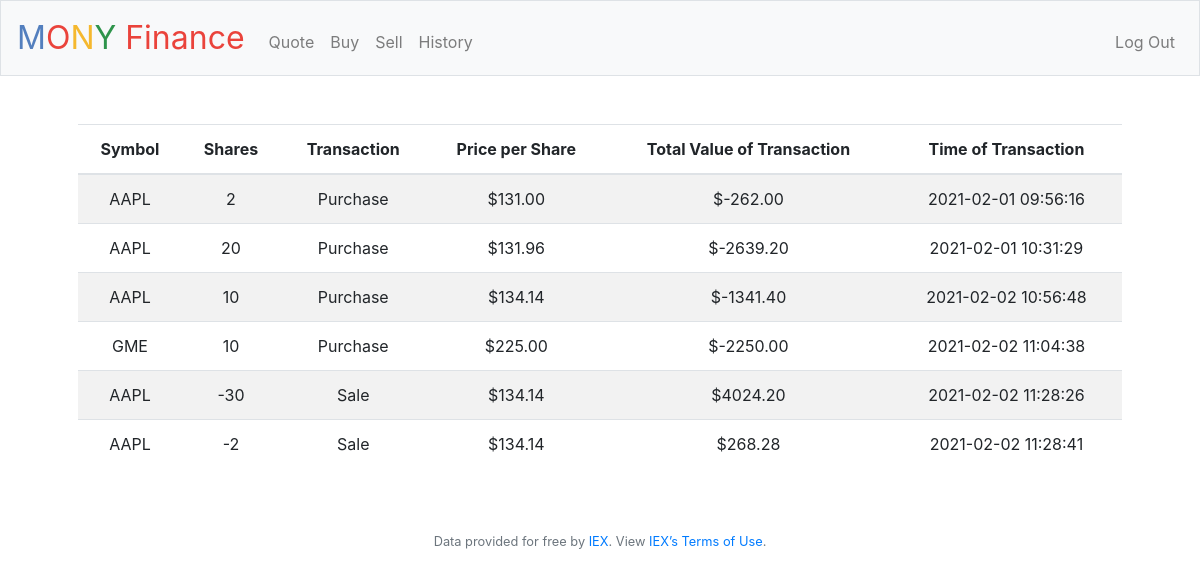
Page /history (signed in) on the earlier database version.
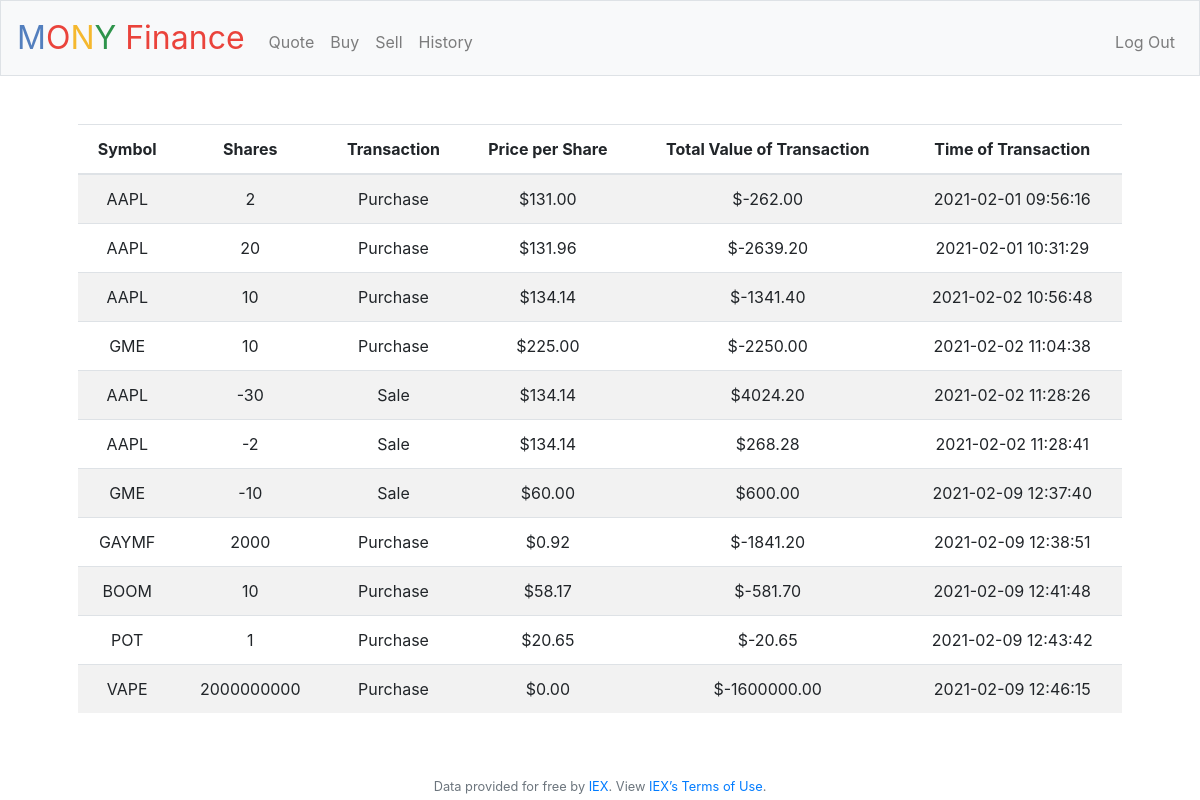
Same page on the later database version.
### tables this page shows
CREATE TABLE 'purchases' ('user_id' integer, 'symbol' text, 'price' real, 'time' text, 'shares' integer,'sold' boolean NOT NULL DEFAULT 'True');

### application.py (the view)
@app.route("/history")
@login_required
def history():
    rows = db.execute("SELECT symbol, price, shares, time, sold FROM purchases WHERE user_id == ?", session["user_id"])
    sold = list()
    return render_template("history.html", rows = rows)

### application.py (called while the page is built)
@app.after_request
def after_request(response):
    response.headers["Cache-Control"] = "no-cache, no-store, must-revalidate"
    response.headers["Expires"] = 0
    response.headers["Pragma"] = "no-cache"
    return response

### helpers.py (called while the page is built)
def login_required(f):
    @wraps(f)
    def decorated_function(*args, **kwargs):
        if session.get("user_id") is None:
            return redirect("/login")
        return f(*args, **kwargs)
    return decorated_function

### templates/history.html (shortened to what this page needs)
{% extends "layout.html" %}
{% block main %}
    <table class="table table-striped">
        <thead>
            <tr>
                <th>Symbol</th>
                <th>Shares</th>
                <th>Transaction</th>
                <th>Price per Share</th>
                <th>Total Value of Transaction</th>
                <th>Time of Transaction</th>
            </tr>
        </thead>
        <tbody>
            {% for row in rows %}
               <tr>
                   <td>{{ row["symbol"] }}</td>
                   <td>{{ row["shares"] }}</td>
                   <td>
                        {% if row["sold"] == 0 %}
                           {{ "Purchase" }}
                        {% endif %}
                        {% if row["sold"] == 1 %}
                           {{ "Sale" }}
                        {% endif %}
                   </td>
                   <td>{{ "$%.2f" | format(row["price"]) }}</td>
                   <td>{{ "$%.2f" | format((row["price"] | float) * (0 - row["shares"] | float)) }} </td>
                   <td> {{ row["time"] }}</td>
               </tr>
            {% endfor %}
        </tbody>
    </table>
{% endblock %}

### templates/layout.html (shortened to what this page needs)
<!DOCTYPE html>
<html lang="en">
    <head>
        <link rel="stylesheet" href="https://cdn.jsdelivr.net/npm/bootstrap@4.5.3/dist/css/bootstrap.min.css">
        <link href="/static/styles.css" rel="stylesheet">
    </head>
    <body>
        <nav class="navbar navbar-expand-md navbar-light bg-light border">
            <a class="navbar-brand" href="/"><span class="blue">M</span><span class="red">O</span><span class="yellow">N</span><span class="green">Y</span> <span class="red">Finance</span></a>
            <div class="collapse navbar-collapse" id="navbar">
                {% if session.user_id %}
                    <ul class="navbar-nav mr-auto mt-2">
                        <li class="nav-item"><a class="nav-link" href="/quote">Quote</a></li>
                        <li class="nav-item"><a class="nav-link" href="/buy">Buy</a></li>
                        <li class="nav-item"><a class="nav-link" href="/sell">Sell</a></li>
                        <li class="nav-item"><a class="nav-link" href="/history">History</a></li>
                    </ul>
                    <ul class="navbar-nav ml-auto mt-2">
                        <li class="nav-item"><a class="nav-link" href="/logout">Log Out</a></li>
                    </ul>
                {% else %}
                    <ul class="navbar-nav ml-auto mt-2">
                        <li class="nav-item"><a class="nav-link" href="/register">Register</a></li>
                        <li class="nav-item"><a class="nav-link" href="/login">Log In</a></li>
                    </ul>
                {% endif %}
            </div>
        </nav>
        <main class="container p-5">
            {% block main %}{% endblock %}
        </main>
        <footer class="small text-center text-muted">
            Data provided for free by <a href="https://iextrading.com/developer">IEX</a>. View <a href="https://iextrading.com/api-exhibit-a/">IEX’s Terms of Use</a>.
        </footer>
    </body>
</html>

### static/styles.css (style rules this page uses)
nav .navbar-brand { font-size: xx-large; }
nav .navbar-brand .blue { color: #537fbe; }
nav .navbar-brand .red { color: #ea433b; }
nav .navbar-brand .yellow { color: #f5b82e; }
nav .navbar-brand .green { color: #2e944b; }
main { overflow-x: auto; text-align: center; }

Differences in the rows shown:
added purchases: symbol "GME", shares "-10", value "Sale", price "$60.00", (row['price']|float)*(0-row['shares']|float) "$600.00", time "2021-02-09 12:37:40"
added purchases: symbol "GAYMF", shares "2000", value "Purchase", price "$0.92", (row['price']|float)*(0-row['shares']|float) "$-1841.20", time "2021-02-09 12:38:51"
added purchases: symbol "BOOM", shares "10", value "Purchase", price "$58.17", (row['price']|float)*(0-row['shares']|float) "$-581.70", time "2021-02-09 12:41:48"
added purchases: symbol "POT", shares "1", value "Purchase", price "$20.65", (row['price']|float)*(0-row['shares']|float) "$-20.65", time "2021-02-09 12:43:42"
added purchases: symbol "VAPE", shares "2000000000", value "Purchase", price "$0.00", (row['price']|float)*(0-row['shares']|float) "$-1600000.00", time "2021-02-09 12:46:15"
